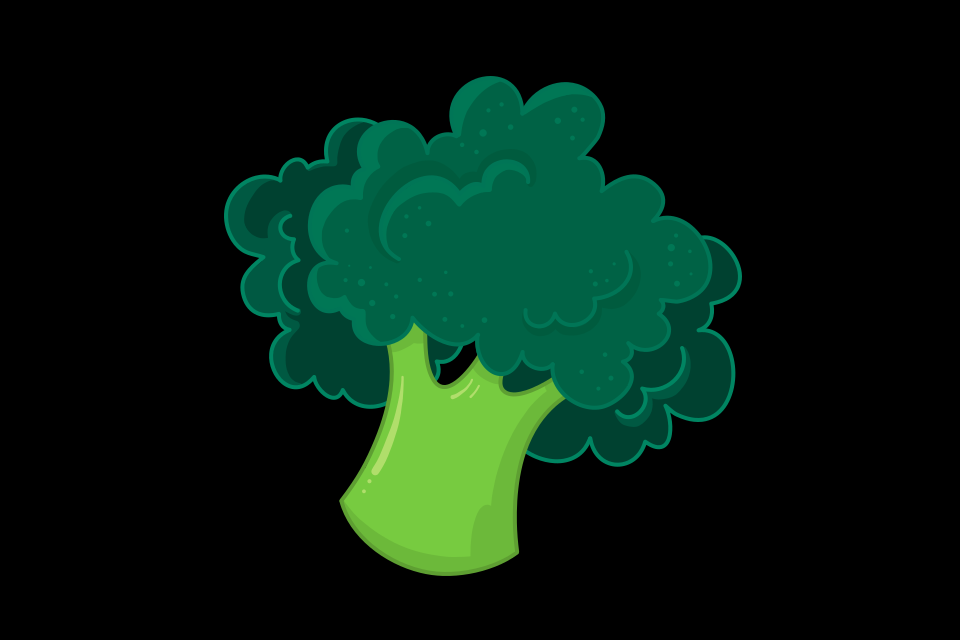

Tiled map render using the project's own tile images. Description and the whole map definition, tile-layer contents included, below:
An orthogonal 30x20 tile map with 32x32 px tiles, 1 tile layer (Tile Layer 1) and 15 objects.

<map version="1.10" tiledversion="1.10.2" orientation="orthogonal" renderorder="right-down" width="30" height="20" tilewidth="32" tileheight="32" infinite="0" nextlayerid="5" nextobjectid="33">
 <tileset firstgid="1" name="brokoli" tilewidth="518" tileheight="500" tilecount="1" columns="0">
  <grid orientation="orthogonal" width="1" height="1" />
  <tile id="0">
   <image width="518" height="500" source="images/brokoli.png" />
  </tile>
 </tileset>
 <layer id="1" name="Tile Layer 1" width="30" height="20">
  <data encoding="csv">
0,0,0,0,0,0,0,0,0,0,0,0,0,0,0,0,0,0,0,0,0,0,0,0,0,0,0,0,0,0,
0,0,0,0,0,0,0,0,0,0,0,0,0,0,0,0,0,0,0,0,0,0,0,0,0,0,0,0,0,0,
0,0,0,0,0,0,0,0,0,0,0,0,0,0,0,0,0,0,0,0,0,0,0,0,0,0,0,0,0,0,
0,0,0,0,0,0,0,0,0,0,0,0,0,0,0,0,0,0,0,0,0,0,0,0,0,0,0,0,0,0,
0,0,0,0,0,0,0,0,0,0,0,0,0,0,0,0,0,0,0,0,0,0,0,0,0,0,0,0,0,0,
0,0,0,0,0,0,0,0,0,0,0,0,0,0,0,0,0,0,0,0,0,0,0,0,0,0,0,0,0,0,
0,0,0,0,0,0,0,0,0,0,0,0,0,0,0,0,0,0,0,0,0,0,0,0,0,0,0,0,0,0,
0,0,0,0,0,0,0,0,0,0,0,0,0,0,0,0,0,0,0,0,0,0,0,0,0,0,0,0,0,0,
0,0,0,0,0,0,0,0,0,0,0,0,0,0,0,0,0,0,0,0,0,0,0,0,0,0,0,0,0,0,
0,0,0,0,0,0,0,0,0,0,0,0,0,0,0,0,0,0,0,0,0,0,0,0,0,0,0,0,0,0,
0,0,0,0,0,0,0,0,0,0,0,0,0,0,0,0,0,0,0,0,0,0,0,0,0,0,0,0,0,0,
0,0,0,0,0,0,0,0,0,0,0,0,0,0,0,0,0,0,0,0,0,0,0,0,0,0,0,0,0,0,
0,0,0,0,0,0,0,0,0,0,0,0,0,0,0,0,0,0,0,0,0,0,0,0,0,0,0,0,0,0,
0,0,0,0,0,0,0,0,0,0,0,0,0,0,0,0,0,0,0,0,0,0,0,0,0,0,0,0,0,0,
0,0,0,0,0,0,0,0,0,0,0,0,0,0,0,0,0,0,0,0,0,0,0,0,0,0,0,0,0,0,
0,0,0,0,0,0,0,0,0,0,0,0,0,0,0,0,0,0,0,0,0,0,0,0,0,0,0,0,0,0,
0,0,0,0,0,0,0,0,0,0,0,0,0,0,0,0,0,0,0,0,0,0,0,0,0,0,0,0,0,0,
0,0,0,0,0,0,0,1,0,0,0,0,0,0,0,0,0,0,0,0,0,0,0,0,0,0,0,0,0,0,
0,0,0,0,0,0,0,0,0,0,0,0,0,0,0,0,0,0,0,0,0,0,0,0,0,0,0,0,0,0,
0,0,0,0,0,0,0,0,0,0,0,0,0,0,0,0,0,0,0,0,0,0,0,0,0,0,0,0,0,0
</data>
 </layer>
 <objectgroup id="2" name="paths">
  <object id="26" x="349.013" y="519.761">
   <polyline points="0,0 25.7733,24.6994 61.2115,47.251 109.536,51.5465 151.418,39.7338" />
  </object>
  <object id="27" x="515.465" y="532.647">
   <polyline points="0,0 -3.22166,-50.4726 8.59108,-82.6892 30.0688,-70.8764 53.6943,-71.9503 74.0981,-86.9847 84.837,-73.0242 114.906,-69.8026" />
  </object>
  <object id="28" x="665.809" y="427.406">
   <polyline points="0,0 19.3299,-8.59108 46.1771,-12.8866 64.4331,-40.8077 65.507,-74.0981 46.1771,-100.945 35.4382,-99.8714 47.251,-124.571 69.8026,-138.531" />
  </object>
  <object id="29" x="734.538" y="256.659">
   <polyline points="0,0 -35.4382,-24.6994 -77.3198,-45.1032 -69.8026,-68.7287 -92.3542,-83.7631 -124.571,-75.172 -135.31,-95.5758 -150.344,-98.7975 -135.31,-123.497 -133.162,-154.64" />
  </object>
  <object id="30" x="571.307" y="82.6892">
   <polyline points="0,0 -26.8471,0 -49.3987,16.1083 -57.9898,-5.36943 -97.7236,-8.59108 -117.054,11.8127 -125.645,40.8077 -141.753,56.9159 -160.009,36.5121 -170.748,34.3643 -195.447,40.8077" />
  </object>
  <object id="31" x="336.126" y="132.088">
   <polyline points="0,0 -7.5172,23.6255 -27.921,30.0688 -48.3249,23.6255 -54.7682,38.6599 -84.837,37.586 -106.315,57.9898 -111.684,81.6153 -104.167,105.241 -95.5758,118.127 -75.172,120.275 -86.9847,135.31 -97.7236,158.935" />
  </object>
  <object id="32" x="272.767" y="333.978">
   <polyline points="0,0 -1.07389,26.8471 7.5172,44.0293 21.4777,52.6204 37.586,44.0293 53.6943,65.507 67.6548,54.7682 89.1325,69.8026 112.758,66.5809 107.389,97.7236 97.7236,124.571 77.3198,153.566" />
  </object>
 </objectgroup>
 <objectgroup id="3" name="letak gambar" visible="0">
  <object id="1" x="222.874" y="72.7273" width="519.648" height="505.572" />
 </objectgroup>
 <objectgroup id="4" name="dots">
  <object id="19" x="310.344" y="466.68" width="64" height="64" />
  <object id="20" x="483.465" y="522.125" width="64" height="64" />
  <object id="21" x="613.405" y="414.736" width="64" height="64" />
  <object id="22" x="705.759" y="235.398" width="64" height="64" />
  <object id="23" x="559.711" y="58.2064" width="64" height="64" />
  <object id="24" x="325.604" y="86.1274" width="64" height="64" />
  <object id="25" x="226.806" y="278.353" width="64" height="64" />
 </objectgroup>
</map>
